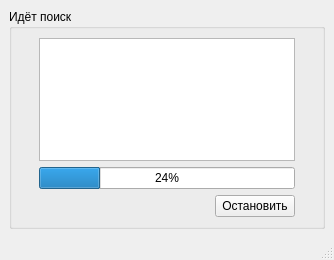
<?xml version="1.0" encoding="UTF-8"?>
<ui version="4.0">
 <class>Searching</class>
 <widget class="QMainWindow" name="Searching">
  <property name="geometry">
   <rect>
    <x>0</x>
    <y>0</y>
    <width>334</width>
    <height>260</height>
   </rect>
  </property>
  <property name="windowTitle">
   <string>MainWindow</string>
  </property>
  <widget class="QWidget" name="centralwidget">
   <layout class="QGridLayout" name="gridLayout_2">
    <item row="0" column="0">
     <widget class="QGroupBox" name="groupBox">
      <property name="title">
       <string>Идёт поиск</string>
      </property>
      <layout class="QGridLayout" name="gridLayout">
       <item row="0" column="1">
        <spacer name="verticalSpacer_2">
         <property name="orientation">
          <enum>Qt::Vertical</enum>
         </property>
         <property name="sizeHint" stdset="0">
          <size>
           <width>20</width>
           <height>2</height>
          </size>
         </property>
        </spacer>
       </item>
       <item row="1" column="0">
        <spacer name="horizontalSpacer_2">
         <property name="orientation">
          <enum>Qt::Horizontal</enum>
         </property>
         <property name="sizeHint" stdset="0">
          <size>
           <width>19</width>
           <height>20</height>
          </size>
         </property>
        </spacer>
       </item>
       <item row="1" column="1">
        <layout class="QVBoxLayout" name="verticalLayout_2">
         <item>
          <layout class="QVBoxLayout" name="verticalLayout">
           <item>
            <widget class="QListWidget" name="listWidget"/>
           </item>
           <item>
            <spacer name="verticalSpacer">
             <property name="orientation">
              <enum>Qt::Vertical</enum>
             </property>
             <property name="sizeHint" stdset="0">
              <size>
               <width>20</width>
               <height>18</height>
              </size>
             </property>
            </spacer>
           </item>
           <item>
            <widget class="QProgressBar" name="progressBar">
             <property name="value">
              <number>24</number>
             </property>
            </widget>
           </item>
          </layout>
         </item>
         <item>
          <spacer name="verticalSpacer_3">
           <property name="orientation">
            <enum>Qt::Vertical</enum>
           </property>
           <property name="sizeHint" stdset="0">
            <size>
             <width>20</width>
             <height>13</height>
            </size>
           </property>
          </spacer>
         </item>
         <item>
          <layout class="QHBoxLayout" name="horizontalLayout">
           <item>
            <spacer name="horizontalSpacer_3">
             <property name="orientation">
              <enum>Qt::Horizontal</enum>
             </property>
             <property name="sizeHint" stdset="0">
              <size>
               <width>40</width>
               <height>20</height>
              </size>
             </property>
            </spacer>
           </item>
           <item>
            <widget class="QPushButton" name="pushButton">
             <property name="text">
              <string>Остановить</string>
             </property>
            </widget>
           </item>
          </layout>
         </item>
        </layout>
       </item>
       <item row="1" column="2">
        <spacer name="horizontalSpacer">
         <property name="orientation">
          <enum>Qt::Horizontal</enum>
         </property>
         <property name="sizeHint" stdset="0">
          <size>
           <width>19</width>
           <height>20</height>
          </size>
         </property>
        </spacer>
       </item>
       <item row="2" column="1">
        <spacer name="verticalSpacer_4">
         <property name="orientation">
          <enum>Qt::Vertical</enum>
         </property>
         <property name="sizeHint" stdset="0">
          <size>
           <width>20</width>
           <height>2</height>
          </size>
         </property>
        </spacer>
       </item>
      </layout>
     </widget>
    </item>
   </layout>
  </widget>
  <widget class="QMenuBar" name="menubar">
   <property name="geometry">
    <rect>
     <x>0</x>
     <y>0</y>
     <width>334</width>
     <height>21</height>
    </rect>
   </property>
  </widget>
  <widget class="QStatusBar" name="statusbar"/>
 </widget>
 <resources/>
 <connections/>
</ui>
